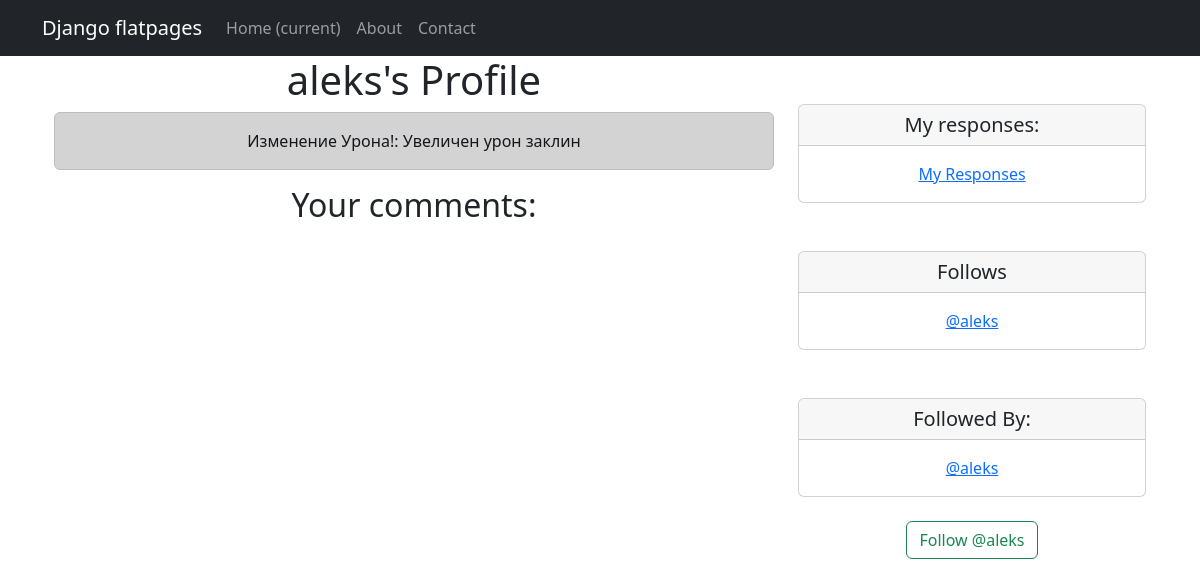
Screenshot of /ads/profile/4 (signed in) with the database file from the repository.
### ads_app/models.py (models this page shows)
class Profile(models.Model):
    user = models.OneToOneField(User, on_delete=models.CASCADE)
    follows = models.ManyToManyField("self",
                                     related_name="followed_by",
                                     symmetrical=False,
                                     blank=True)
    date_modified = models.DateTimeField(User, auto_now=True)
    comments = models.ManyToManyField(Comment,
                                       related_name="commented_by",
                                       blank=True)
    def __str__(self):
        return self.user.username

class Ads(models.Model):
    author = models.ForeignKey(User, on_delete=models.CASCADE)
    title = models.CharField(max_length=255)
    text = models.TextField()
    image = models.ImageField(upload_to='images/', null=True, blank=True)
    video = models.FileField(upload_to='videos/', null=True, blank=True)
    category = models.ManyToManyField(Category, through='AdsCategory')
    time_in = models.DateTimeField(auto_now_add=True)
    comments = models.ManyToManyField(Comment, related_name="commented_on", blank=True)
    def __str__(self):
        return f'{self.title.title()}: {self.text[:20]}'

### ads_app/views.py (the view, shortened to what this page needs)
# urls.py: path('profile/<int:pk>', views.profile, name='profile'),
def profile(request, pk):
    if request.user.is_authenticated:
        profile = Profile.objects.get(user_id=pk)
        ads = Ads.objects.filter(author_id=pk)
        return render(request, "profile.html", {"profile": profile, "ads": ads})
    else:
        messages.success(request, ("You must be logged in to view this page."))
        return redirect('home')

### templates/profile.html (shortened to what this page needs)
{% extends 'flatpages/default.html' %}
{% block content %}
{% if profile %}
    <div class="container text-center">
     <div class="row">
       <div class="col-8">
        <h1> {{ profile.user.username }}'s Profile </h1>
           {% if ads %}
           {% for ads in ads %}
                <div class="alert alert-dark" role="alert">
                     {{ ads }}
                </div>
            {% endfor %}
           {% else %}
           <p> No ads yet </p>
           {% endif %}
<h2>Your comments:</h2>
     </div>
    <div class="col-4">
<br/> <br/>
        <div class="card">
      <h5 class="card-header"> My responses:</h5>
      <div class="card-body">
       <p class="card-text"> <a href="{% url 'my_responses' %}"> My Responses </a><br/></p>
      </div>
     </div>
        <br/> <br/>
     <div class="card">
    <h5 class="card-header">Follows</h5>
        <div class="card-body">
    <p class="card-text"> {% for following in profile.follows.all %}
    <a href="{% url 'profile' following.user.id %}"> @{{ following }}</a><br/>
    {% endfor %}</p>
  </div>
</div>
    <br/><br/>
     <div class="card">
      <h5 class="card-header"> Followed By:</h5>
      <div class="card-body">
       <p class="card-text"> {% for following in profile.followed_by.all %}
    <a href="{% url 'profile' following.user.id %}"> @{{ following }}</a><br/>
    {% endfor %} </p>
      </div>
     </div>
        <br/>
        <form method="POST">
            {% if profile in user.profile.follows.all %}
                <button class="btn btn-outline-danger" name="follow"
                value="unfollow" type="submit"> Unfollow @{{profile.user.username|lower}}
                </button>
            {% else %}
                <button class="btn btn-outline-success" name="follow"
                value="follow" type="submit"> Follow @{{profile.user.username|lower}}
                </button>
            {% endif %}
        </form>
<br/>
{% endif %}
{% endblock content %}

### rows the page displays
Profile: user.username "aleks"
Ads: title+text "Изменение Урона!: Увеличен урон заклин"
